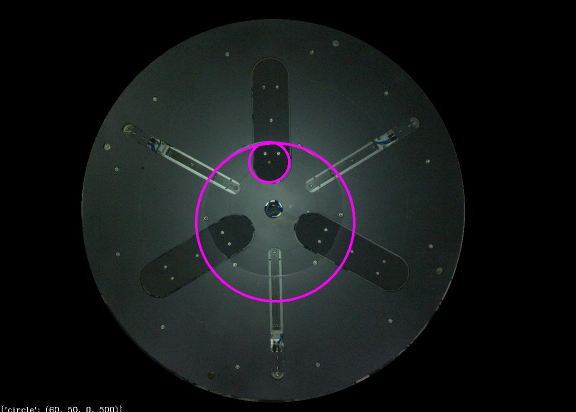
#> input picture other_project/container/light1/1/circles_warp_chessboard.jpg, 1152 x 824 px, given in place of warp_chessboard_top3.jpg, which was not available (shown at 1/2 size)
$ python Feature_matching_2image.py
#> lines starting #> are read from the running program, lines starting #| are printed output that depends on the picture; pictures that were not available may be replaced by others from this repository, and a replacement may not be noted
### other_project/container/warp_and_reverse_warp.py
import cv2
import math
import os
import time
import numpy as np

def warp_polar( img_bi, circles):
    """
    warp polar : https://docs.opencv.org/master/da/d54/group__imgproc__transform.html#ga49481ab24fdaa0ffa4d3e63d14c0d5e4
    :param img_bi:
    :param img_ori_result:
    :return:
    """
    warp_img = None
    if circles is not None:
        circle = circles
        # circles = sorted(circles[0],key = lambda s:s[2])
        # circle = circles[-1]
        center = (int(circle[0]), int(circle[1]))
        radius = int(circle[-1])
        dsize = (int(radius), int(2 * math.pi * radius))
        warp_img = cv2.warpPolar(img_bi, dsize, center, radius, cv2.WARP_POLAR_LINEAR)
        dst = cv2.warpPolar(warp_img, (img_bi.shape[1], img_bi.shape[0]), center, radius, flags=(cv2.WARP_INVERSE_MAP))
        # cv2.imwrite("output/reverse_original"+str(self.opt.contact_lens.area_upper)+self.name+".jpg",dst)
        ori_reverse = dst
        # if self.opt.basic.debug == "True":
        #     imshow_fit("warp_polar__reverse", dst)

    img = img_bi
    return img, warp_img

def reverse_warp(ori_image,warped_image,circles):
    '''
    TO REVERSE WARP IMAGE
    when using warp polar and want to reverse that warp image.
    :param ori_image:
    :param warped_image:x
    :param circles:
    :return:
    '''
    # ori_image = np.zeros(ori_image.shape[0:2], dtype = "unit8")
    ori_image = np.zeros(ori_image.shape, dtype=np.int8)
    # (warp_img.shape, dtype="uint8")
    if circles is not None:
        # circles = sorted(circles[0], key=lambda s: s[2])
        circle = int(circles[-1])
        center = (int(circles[0]), int(circles[1]))
        radius = circle
        # dsize = (int(radius), int(2 * math.pi * radius))
    reversed_img = cv2.warpPolar(warped_image, (ori_image.shape[1], ori_image.shape[0]), center, radius, flags=(cv2.WARP_INVERSE_MAP))
    return reversed_img


def warp_reverser_warp(img, circle = (546.1550518881522, 421.04824877486305, 375.2470775195958),crop = True):
    if crop:
        img = cv2.resize(img, (int(img.shape[1] * 0.3), int(img.shape[0] * 0.3)))
    img, warp = warp_polar(img, circle)
    reversed_warp = reverse_warp(img, warp, circle)
    return reversed_warp


# [20 lines left out: function preprocess, not called in this run]

# [30 lines that do not run on import are left out]

### Feature_matching_2image.py
import numpy as np
import cv2 as cv
import matplotlib.pyplot as plt
from other_project.container.warp_and_reverse_warp import *

# img2 = cv.imread('./data/container_focus/chessboard_top3.jpg',0)          # queryImage
# img2 = cv.imread('./data/container/1_A1.jpg',0) # trainImage
def matching_SIFT(img1,img2):
    sift = cv.SIFT_create()
    # find the keypoints and descriptors with SIFT
    kp1, des1 = sift.detectAndCompute(img1,None)
    kp2, des2 = sift.detectAndCompute(img2,None)
    # BFMatcher with default params
    bf = cv.BFMatcher()
    matches = bf.knnMatch(des1,des2,k=2)
    # Apply ratio test
    good = []
    for i, (m,n )in enumerate(matches):
        if m.distance < 0.75*n.distance:
            print(i,kp2[i].pt)
            good.append([m])
    # cv.drawMatchesKnn expects list of lists as matches.
    print("good",len(good),good)
    img3 = cv.drawMatchesKnn(img1,kp1,img2,kp2,good,None,flags=cv.DrawMatchesFlags_NOT_DRAW_SINGLE_POINTS)
    cv2.imshow("SIFT", img3)
    cv2.imwrite("SIFT.jpg",img3)
    # plt.imshow(img3),plt.show()
    num_matched_point = len(good)
    return num_matched_point, img3

def matching_SIFT_2(img1,img2):
    # Initiate SIFT detector
    sift = cv.SIFT_create()
    # find the keypoints and descriptors with SIFT
    kp1, des1 = sift.detectAndCompute(img1,None)
    kp2, des2 = sift.detectAndCompute(img2,None)
    # FLANN parameters
    FLANN_INDEX_KDTREE = 1
    index_params = dict(algorithm = FLANN_INDEX_KDTREE, trees = 10)
    search_params = dict(checks=50)   # or pass empty dictionary
    flann = cv.FlannBasedMatcher(index_params,search_params)
    matches = flann.knnMatch(des1,des2,k=2)
    # print("matches", len(matches),matches)
    # Need to draw only good matches, so create a mask
    matchesMask = [[0,0] for i in range(len(matches))]
    # ratio test as per Lowe's paper
    matched_count = 0
    for i,(m,n) in enumerate(matches):
        if m.distance < 0.9*n.distance:
            print(i,kp2[i].pt)
            matchesMask[i]=[1,0]
            matched_count +=1
    # print('matches', matched_count)
    draw_params = dict(matchColor = (0,255,0),
                       singlePointColor = (255,0,0),
                       matchesMask = matchesMask,
                       flags = cv.DrawMatchesFlags_DEFAULT)
    img3 = cv.drawMatchesKnn(img1,kp1,img2,kp2,matches,None,**draw_params)
    # plt.imshow(img3,),plt.show()

    return matched_count, img3

if __name__ == '__main__':
    img1 = cv.imread('./data/container_focus/warp_chessboard_top3.jpg', 0)  # queryImage
#> img1: shape (824, 1152); min 0, max 255, mean 23.6
    img2 = cv.imread('./data/container_focus/test/C/chessboard_top14.jpg', 0)  # queryImage
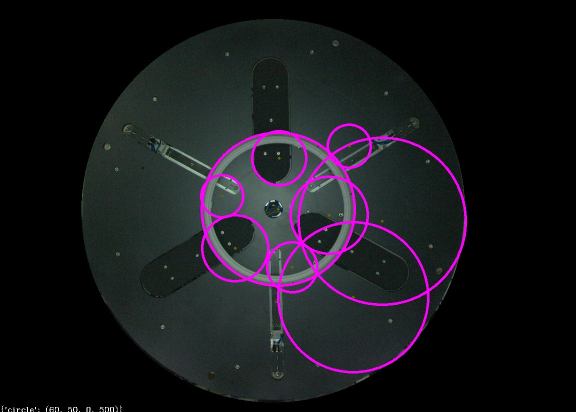
#> input picture other_project/container/light1/1/circles_warp_chessboard_top10.jpg, 1152 x 824 px, given in place of chessboard_top14.jpg, which was not available (shown at 1/2 size)
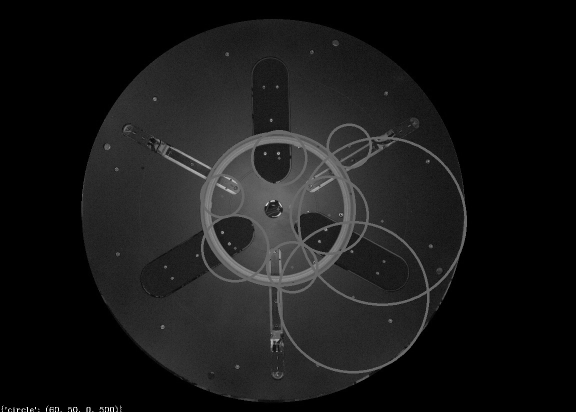
#> img2: shape (824, 1152) (shown at 1/2 size); min 0, max 255, mean 23.9
    img1 = cv.imread('./data/container_focus/test/C/chessboard_top13.jpg', 0)  # queryImage

    img1 = warp_reverser_warp(img1)
#> in warp_reverser_warp, `img = cv2.resize(img, (int(img.shape[1] * 0.3), int(img.shape[0] * 0.3..`:
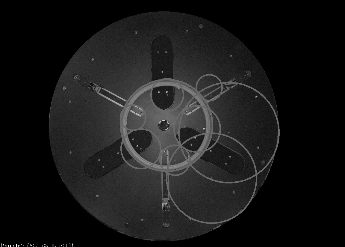
#> img: shape (247, 345); min 0, max 255, mean 23.8
#> in warp_polar, `warp_img = cv2.warpPolar(img_bi, dsize, center, radius, cv2.WARP_POLAR..`:
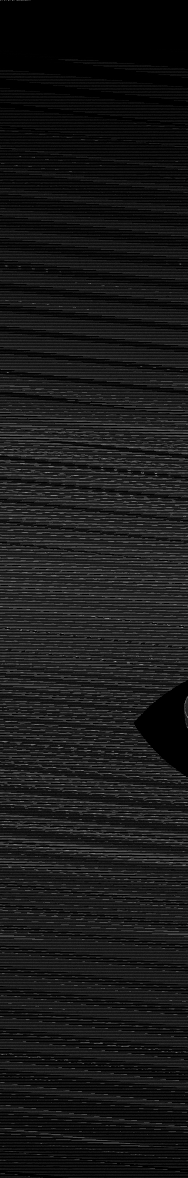
#> warp_img: shape (2356, 375) (shown at 1/2 size); min 0, max 253, mean 24.7
#> in warp_polar, `dst = cv2.warpPolar(warp_img, (img_bi.shape[1], img_bi.shape[0]), cent..`:
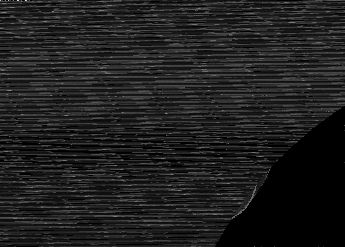
#> dst: shape (247, 345); min 0, max 225, mean 31.4
    img2 = warp_reverser_warp(img2)
#> call 2 of warp_polar, with circles = (546.2, 421, 375.2)
#> in warp_polar (call 2), `warp_img = cv2.warpPolar(img_bi, dsize, center, radius, cv2.WARP_POLAR..`:
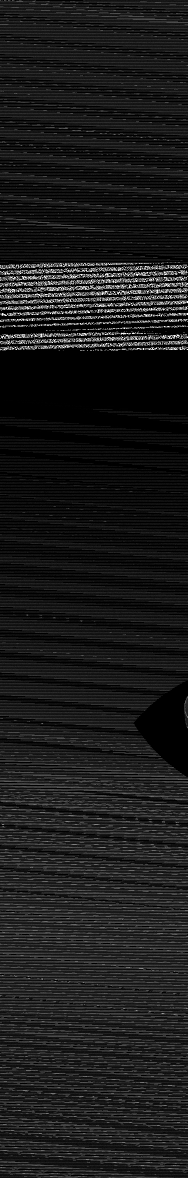
#> warp_img: shape (2356, 375) (shown at 1/2 size); min 0, max 255, mean 27.4
#> in warp_polar (call 2), `dst = cv2.warpPolar(warp_img, (img_bi.shape[1], img_bi.shape[0]), cent..`:
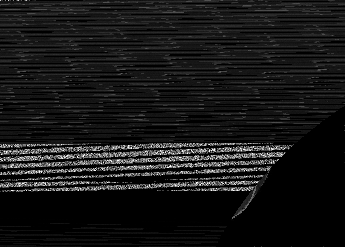
#> dst: shape (247, 345); min 0, max 255, mean 23.1

    save_dir = "data/container/compare/11"
    if not os.path.exists(save_dir):
        os.mkdir(save_dir)

    data_dir = "data\container\light1" # data_dir contains folders of each class of the data
    # folder_list = os.listdir(data_dir)
    names = os.listdir(data_dir)
    img_ref = cv2.imread("data\container\light1\warp_chessboard_top11.jpg", 0)

    matched_point = []
    for name in names:
        img_comapare = cv2.imread(os.path.join(data_dir,name))

#> (the run stopped early here; a loop or call above may not have finished)
